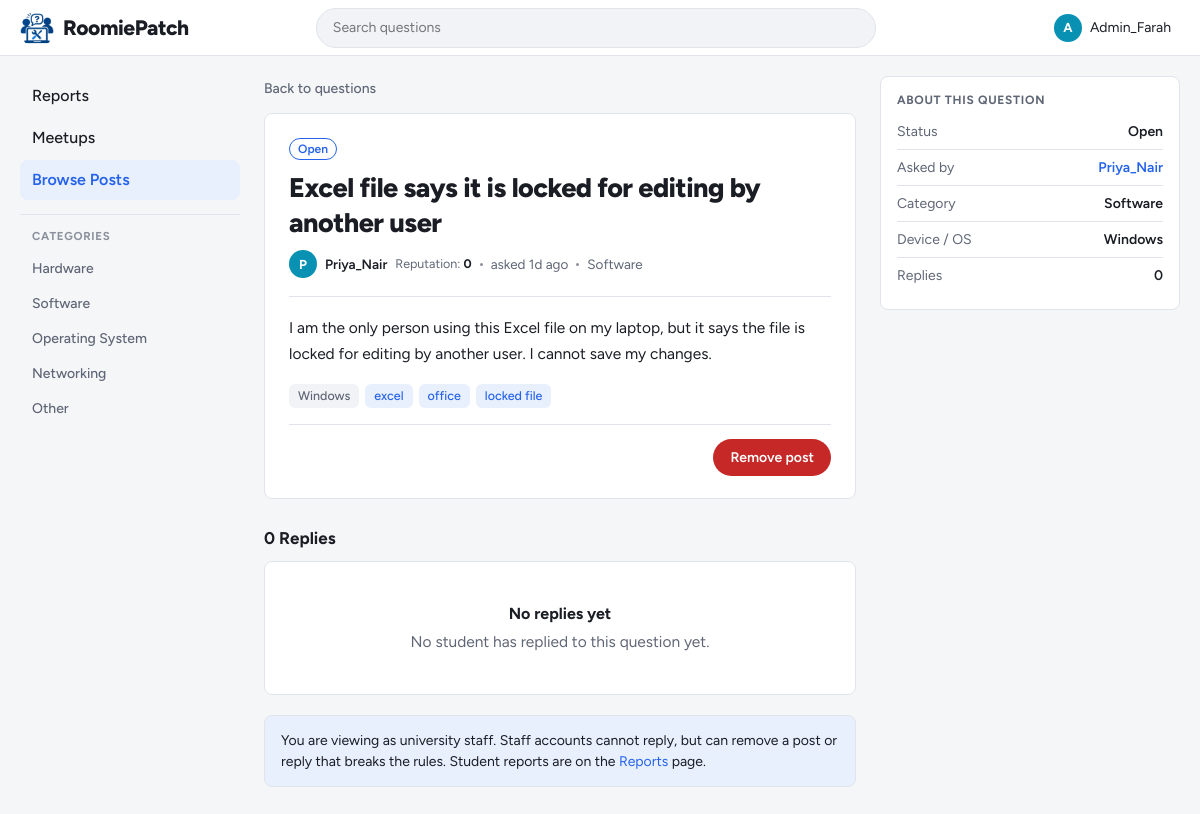
Screenshot of /student/post.php?id=19 (signed in) with the database file from the repository.
### tables this page shows
CREATE TABLE categories (
    category_id   INT AUTO_INCREMENT PRIMARY KEY,
    category_name VARCHAR(50) NOT NULL UNIQUE
);

CREATE TABLE posts (
    post_id     INT AUTO_INCREMENT PRIMARY KEY,
    user_id     INT NOT NULL,
    title       VARCHAR(150) NOT NULL,
    description TEXT NOT NULL,
    category_id INT NOT NULL,
    device_os   ENUM('Windows', 'macOS', 'Linux', 'Android', 'iOS', 'Other') NOT NULL,
    tags        VARCHAR(255) NULL,                 
    status      ENUM('Open', 'Resolved') NOT NULL DEFAULT 'Open',
    created_at  DATETIME NOT NULL DEFAULT CURRENT_TIMESTAMP,
    FOREIGN KEY (user_id) REFERENCES users(user_id) ON DELETE CASCADE,
    FOREIGN KEY (category_id) REFERENCES categories(category_id)
);

CREATE TABLE users (
    user_id   INT AUTO_INCREMENT PRIMARY KEY,
    username  VARCHAR(50)  NOT NULL UNIQUE,
    login_id  VARCHAR(20)  NOT NULL UNIQUE,       
    password  VARCHAR(255) NOT NULL,              
    role      ENUM('student', 'admin') NOT NULL DEFAULT 'student',
     
     
    reputation INT NOT NULL DEFAULT 0,
    bio       TEXT NULL
);

### includes/auth.php (called while the page is built, shortened)
<?php
require_once __DIR__ . '/functions.php';
function is_staff()
{
    return ($_SESSION['role'] ?? '') === 'admin';
}

### student/post.php (the view, shortened to what this page needs)
<?php
require_once '../includes/auth.php';
require_once '../config/db.php';
$user_id = (int) $_SESSION['user_id'];
$post_id = (int) get_text('id');
$stmt = $conn->prepare('
    SELECT p.*, u.username, c.category_name
    FROM posts p
    JOIN users u ON u.user_id = p.user_id
    JOIN categories c ON c.category_id = p.category_id
    WHERE p.post_id = ?');
$stmt->bind_param('i', $post_id);
$stmt->execute();
$post = $stmt->get_result()->fetch_assoc();
$is_author = (int) $post['user_id'] === $user_id;
$is_resolved = $post['status'] === 'Resolved';
$replies = get_replies($conn, $post_id, $user_id);
$reply_count = count($replies);
$rep_info = get_reputation_info($conn, array_merge([(int) $post['user_id']], array_column($replies, 'user_id')));
$active = 'browse';
include '../includes/header.php';
$profile_url = BASE_URL . 'student/profile.php?id=';
?>
<main class="content">
    <a class="back-link" href="<?= BASE_URL ?>student/browse.php<?= $is_resolved ? '?status=resolved' : '' ?>">
        <?= icon('chevron-left', 16) ?>Back to questions
    </a>
    <article class="thread<?= $is_resolved ? ' is-resolved' : '' ?>">
        <header class="thread-head">
            <?php if ($is_resolved): ?>
                <span class="status-badge resolved"><?= icon('check', 14) ?>Resolved</span>
            <?php else: ?>
                <span class="status-badge open">Open</span>
            <?php endif; ?>
            <h1 class="thread-title"><?= e($post['title']) ?></h1>
            <div class="thread-meta">
                <a class="author-chip" href="<?= $profile_url . (int) $post['user_id'] ?>">
                    <?= avatar($post['username'], 'sm') ?><?= e($post['username']) ?>
                </a>
                <?= reputation_label((int) $post['user_id'], $rep_info) ?>
                <span class="dot" aria-hidden="true"></span>
                <span>asked <time datetime="<?= e($post['created_at']) ?>"><?= e(time_ago($post['created_at'])) ?></time></span>
                <span class="dot" aria-hidden="true"></span>
                <a href="<?= BASE_URL ?>student/browse.php?category=<?= (int) $post['category_id'] ?>"><?= e($post['category_name']) ?></a>
            </div>
        </header>
        <div class="thread-body"><?= nl2br(e($post['description'])) ?></div>
        <div class="post-footer">
            <a class="chip chip-device" href="<?= BASE_URL ?>student/browse.php?device=<?= urlencode($post['device_os']) ?>"><?= e($post['device_os']) ?></a>
            <?php foreach (tag_list($post['tags']) as $post_tag): ?>
                <a class="chip" href="<?= BASE_URL ?>student/browse.php?tag=<?= urlencode($post_tag) ?>"><?= e($post_tag) ?></a>
            <?php endforeach; ?>
        </div>
        <div class="thread-actions">
            <?php if (is_staff()): ?>
                <form method="post" action="<?= BASE_URL ?>actions/staff_remove.php"
                      onsubmit="return confirm('Remove this post as staff? Its replies and images will also be removed. This cannot be undone.');">
                    <button type="submit" class="btn btn-danger btn-sm"><?= icon('trash', 16) ?>Remove post</button>
                </form>
            <?php else: ?>
                <a class="btn btn-danger-ghost btn-sm" href="<?= BASE_URL ?>student/report.php?type=post&amp;id=<?= $post_id ?>">
                    <?= icon('flag', 16) ?>Report
                </a>
            <?php endif; ?>
        </div>
    </article>
    <?php
    $last_reply_id = 0;
    ?>
    <section data-thread data-post-id="<?= $post_id ?>" data-last-reply-id="<?= $last_reply_id ?>" data-status="<?= e($post['status']) ?>">
        <h2 class="replies-heading">
            <span data-reply-count><?= $reply_count ?></span>
            <span data-reply-word><?= $reply_count === 1 ? 'Reply' : 'Replies' ?></span>
        </h2>
        <div class="feed" data-replies-empty <?= $reply_count === 0 ? '' : 'hidden' ?>>
            <div class="empty-state">
                <strong>No replies yet</strong>
                <?php if (is_staff()): ?>
                    No student has replied to this question yet.
                <?php else: ?>
                    <?= $is_author ? 'Other students can reply to help you.' : 'Know how to fix this? Be the first to reply.' ?>
                <?php endif; ?>
            </div>
        </div>
    </section>
    <?php if (is_staff()): ?>
        <div class="staff-note">
            <p>
                You are viewing as university staff. Staff accounts cannot reply, but can remove
                a post or reply that breaks the rules. Student reports are on the
                <a href="<?= BASE_URL ?>admin/dashboard.php">Reports</a> page.
            </p>
        </div>
    <?php endif; ?>
</main>
<aside class="rail">
    <section class="rail-box">
        <h2>About this question</h2>
        <dl class="info-list">
            <div><dt>Status</dt><dd><?= $is_resolved ? 'Resolved' : 'Open' ?></dd></div>
            <div><dt>Asked by</dt><dd><a href="<?= $profile_url . (int) $post['user_id'] ?>"><?= e($post['username']) ?></a></dd></div>
            <div><dt>Category</dt><dd><?= e($post['category_name']) ?></dd></div>
            <div><dt>Device / OS</dt><dd><?= e($post['device_os']) ?></dd></div>
            <div><dt>Replies</dt><dd data-reply-count><?= $reply_count ?></dd></div>
        </dl>
    </section>
</aside>
<?php include '../includes/footer.php'; ?>

### includes/functions.php (shortened to what this page needs)
<?php
function e($text)
{
    return htmlspecialchars((string) $text, ENT_QUOTES, 'UTF-8');
}
function time_ago($datetime)
{
    $seconds = time() - strtotime($datetime);
    if ($seconds < 7 * 86400) {
        return floor($seconds / 86400) . 'd ago';
    }
    return date('j M Y', strtotime($datetime));
}
function tag_list($tags)
{
    $list = [];
    foreach (explode(',', (string) $tags) as $tag) {
        $tag = trim($tag);
        if ($tag !== '') {
            $list[] = $tag;
        }
    }
    return $list;
}
function avatar($username, $size = 'md')
{
    $colours = ['#2563eb', '#0891b2', '#4f46e5', '#0d9488', '#7c3aed', '#1d4ed8'];
    $colour = $colours[crc32($username) % count($colours)];
    $letter = strtoupper(mb_substr($username, 0, 1));
    return '<span class="avatar avatar-' . e($size) . '" style="background:' . $colour . '" aria-hidden="true">'
        . e($letter) . '</span>';
}
function get_text($name, $max = 100)
{
    $value = $_GET[$name] ?? '';
    return mb_substr(trim($value), 0, $max);
}
function get_reputation_info($conn, $user_ids)
{
    $user_ids = array_values(array_unique(array_map('intval', $user_ids)));
    $info = [];
    $placeholders = implode(',', array_fill(0, count($user_ids), '?'));
    $types = str_repeat('i', count($user_ids));
    $stmt = $conn->prepare("SELECT user_id, reputation FROM users WHERE user_id IN ($placeholders)");
    $stmt->bind_param($types, ...$user_ids);
    $stmt->execute();
    foreach ($stmt->get_result() as $row) {
        $info[(int) $row['user_id']] = ['reputation' => (int) $row['reputation'], 'status' => null, 'recent_up' => 0, 'recent_down' => 0];
    }
    $days = REP_RECENT_DAYS;
    $stmt = $conn->prepare("
        SELECT r.user_id,
               SUM(v.vote_type = 'upvote')   AS ups,
               SUM(v.vote_type = 'downvote') AS downs
        FROM reply_votes v
        JOIN replies r ON r.reply_id = v.reply_id
        WHERE r.user_id IN ($placeholders) AND v.updated_at >= NOW() - INTERVAL $days DAY
        GROUP BY r.user_id");
    $stmt->bind_param($types, ...$user_ids);
    $stmt->execute();
    foreach ($stmt->get_result() as $row) {
        $uid = (int) $row['user_id'];
        if (!isset($info[$uid])) {
            continue;
        }
        $ups = (int) $row['ups'];
        $downs = (int) $row['downs'];
        $info[$uid]['recent_up'] = $ups;
        $info[$uid]['recent_down'] = $downs;
        $total = $ups + $downs;
        if ($total >= REP_RECENT_MIN_VOTES) {
            $share = $ups / $total;
            if ($share >= REP_HELPFUL_SHARE) {
                $info[$uid]['status'] = 'helpful';
            } elseif ($share <= REP_NOT_HELPFUL_SHARE) {
                $info[$uid]['status'] = 'not_helpful';
            }
        }
    }
    return $info;
}
function reputation_label($user_id, $info)
{
    $rep = $info[$user_id]['reputation'] ?? 0;
    $status = $info[$user_id]['status'] ?? null;
    $html = '<span class="rep-info" data-rep-user="' . (int) $user_id . '">'
        . '<span class="rep-score" title="Reputation: upvotes minus downvotes on all replies">'
        . '<span class="rep-label">Reputation: </span><strong>' . (int) $rep . '</strong><span class="rep-short"> rep</span></span>';
    return $html . '</span>';
}
function get_replies($conn, $post_id, $viewer_id, $after = 0)
{
    $order = $after > 0 ? 'r.reply_id ASC' : 'r.is_resolved DESC, r.created_at ASC';
    $stmt = $conn->prepare("
        SELECT r.reply_id, r.user_id, r.content, r.is_resolved, r.created_at, u.username,
               (SELECT COALESCE(SUM(IF(v.vote_type = 'upvote', 1, -1)), 0)
                FROM reply_votes v WHERE v.reply_id = r.reply_id) AS score,
               (SELECT v.vote_type FROM reply_votes v
                WHERE v.reply_id = r.reply_id AND v.user_id = ?) AS my_vote
        FROM replies r
        JOIN users u ON u.user_id = r.user_id
        WHERE r.post_id = ? AND r.reply_id > ?
        ORDER BY $order
        LIMIT 200");
    $stmt->bind_param('iii', $viewer_id, $post_id, $after);
    $stmt->execute();
    return $stmt->get_result()->fetch_all(MYSQLI_ASSOC);
}

### includes/sidebar.php (shortened to what this page needs)
<?php
function nav_link($key, $href, $icon_name, $label, $active, $badge = null)
{
    $class = $key === $active ? 'nav-link active' : 'nav-link';
    $current = $key === $active ? ' aria-current="page"' : '';
    $badge_html = '';
    return '<a class="' . $class . '" href="' . BASE_URL . $href . '"' . $current . '>'
        . icon($icon_name) . '<span>' . e($label) . '</span>' . $badge_html . '</a>';
}
?>
<nav class="sidebar" aria-label="Main">
    <?php if ($is_admin): ?>
        <div class="nav-group">
            <?= nav_link('reports', 'admin/dashboard.php', 'flag', 'Reports', $active) ?>
            <?= nav_link('meetups', 'admin/meetups.php', 'meetup', 'Meetups', $active) ?>
            <?= nav_link('browse', 'student/browse.php', 'list', 'Browse Posts', $active) ?>
        </div>
    <?php endif; ?>
    <div class="nav-group">
        <h2 class="nav-heading">Categories</h2>
        <?php
        $categories = $conn->query('SELECT category_id, category_name FROM categories ORDER BY category_id');
        while ($cat = $categories->fetch_assoc()):
        ?>
            <a class="nav-link nav-link-plain" href="<?= BASE_URL ?>student/browse.php?category=<?= (int) $cat['category_id'] ?>">
                <?= e($cat['category_name']) ?>
            </a>
        <?php endwhile; ?>
    </div>
</nav>

### rows the page displays
categories: category_name "Hardware"
categories: category_name "Software"
categories: category_name "Operating System"
categories: category_name "Networking"
categories: category_name "Other"
posts: title "Excel file says it is locked for editing by another user", user.username "P", user.username "Priya_Nair", user.reputation "0", created_at "1d ago", category.category_name "Software", description "I am the only person using this Excel file on my laptop, but it says the file is locked for editing by another user. I cannot save my changes.", device_os "Windows", tags "excel", tags "office", tags "locked file"

### other values shown
$letter "A"
$_SESSION['username'] "Admin_Farah"
$label "Reports Meetups Browse Posts"
$reply_count "0"
